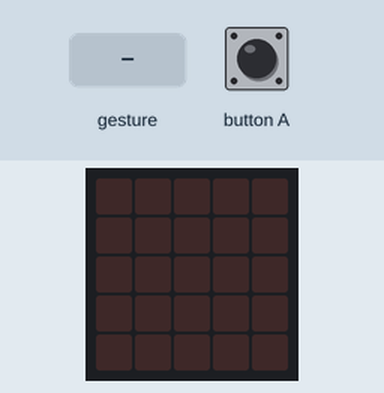
Simulated run of this program. Board: BBC micro:bit (MakeCode). Shown: the board's 5×5 LED display. Inputs (shaded band) come from the test bench. Random numbers come from a fixed seed; a tilt is held for 1.5 s and a shake lasts 1 s, then the board lies face up again.

Above: at 1.2 s.
1.3 s: gesture 'shake'
At 1.8 s:
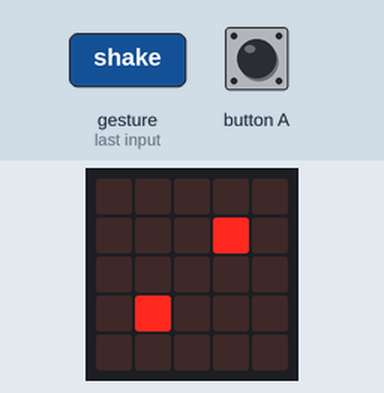
3.0 s: button A pressed for 0.15 s
At 3.6 s:
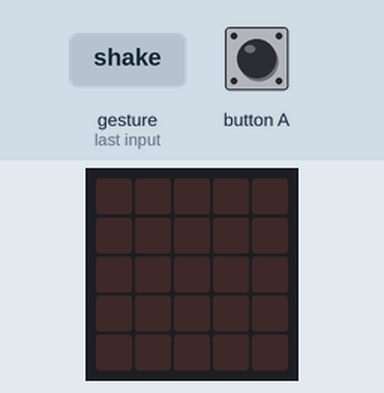
4.6 s: gesture 'shake'
At 5.5 s:
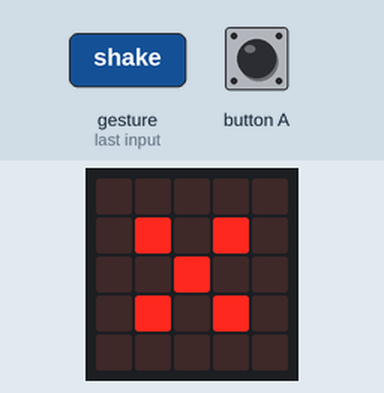
6.3 s: gesture 'shake'
At 6.8 s:
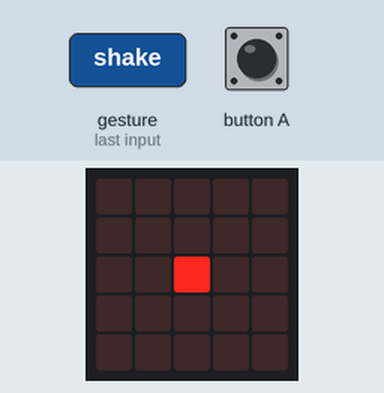
8.0 s: gesture 'shake'
At 9.3 s:
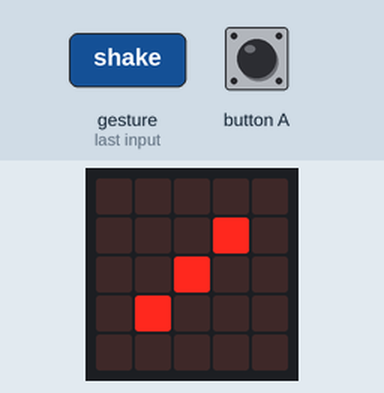
Timing chart, 0 to 10.7 s (numbered marks = the images above; inputs shaded):
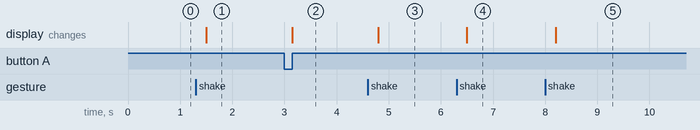

The program:

main.ts
```typescript
let NoppaLuku = 0
input.onGesture(Gesture.Shake, function () {
    NoppaLuku = randint(1, 6)
    if (NoppaLuku == 1) {
        basic.showLeds(`
            . . . . .
            . . . . .
            . . # . .
            . . . . .
            . . . . .
            `)
    } else if (NoppaLuku == 2) {
        basic.showLeds(`
            . . . . .
            . . . # .
            . . . . .
            . # . . .
            . . . . .
            `)
    } else if (NoppaLuku == 3) {
        basic.showLeds(`
            . . . . .
            . . . # .
            . . # . .
            . # . . .
            . . . . .
            `)
    } else if (NoppaLuku == 4) {
        basic.showLeds(`
            . . . . .
            . # . # .
            . . . . .
            . # . # .
            . . . . .
            `)
    } else if (NoppaLuku == 5) {
        basic.showLeds(`
            . . . . .
            . # . # .
            . . # . .
            . # . # .
            . . . . .
            `)
    } else {
        basic.showLeds(`
            . . . . .
            . # . # .
            . # . # .
            . # . # .
            . . . . .
            `)
    }
})
input.onButtonPressed(Button.A, function () {
    basic.clearScreen()
})
```

test.ts
```typescript
// testit kuuluvat tänne; tätä ei koota, kun tätä pakettia käytetään laajennuksena.
```

Measured:
- after the input at 1.3 s, the display: changes after 0.20 s (image 1)
- after the input at 3.0 s, the display: changes after 0.15 s (image 2)
- after the input at 4.6 s, the display: changes after 0.20 s (image 3)
- after the input at 6.3 s, the display: changes after 0.20 s (image 4)
- after the input at 8.0 s, the display: changes after 0.20 s (image 5)
